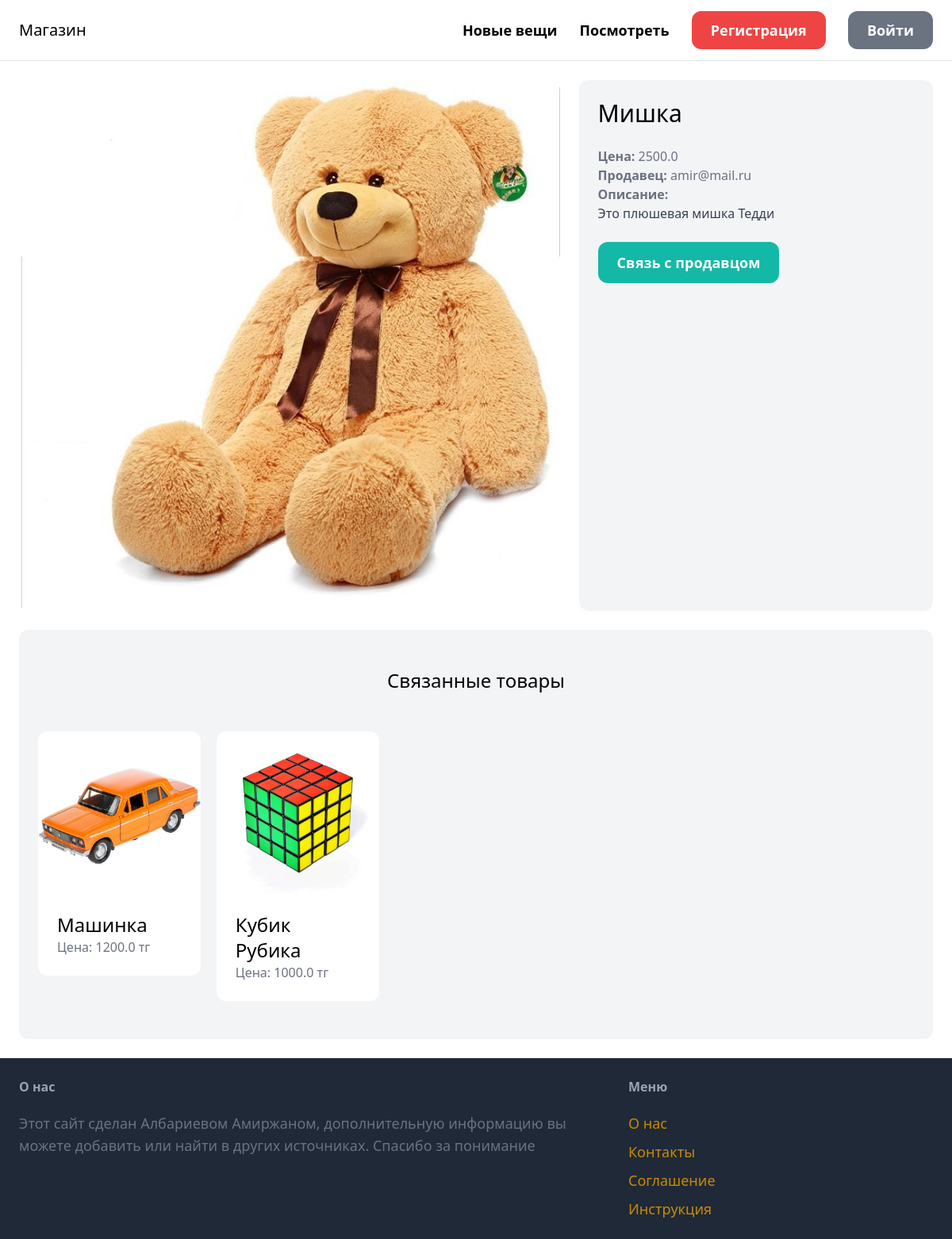
Page /items/1/ on the committed database.
### item/models.py (models this page shows, shortened)
class Item(models.Model):
    category = models.ForeignKey(Category, related_name='item', on_delete=models.CASCADE)
    name = models.CharField(max_length=255)
    description = models.TextField(blank=True,null=True)
    price = models.FloatField()
    image = models.ImageField(upload_to='item_images', blank=True, null=True)
    is_sold = models.BooleanField(default=False)
    created_by = models.ForeignKey(User, related_name='items', on_delete=models.CASCADE)
    created_at = models.DateTimeField(auto_now_add=True)

### item/views.py (the view)
# urls.py: path('<int:pk>/',views.detail,name='detail'),
def detail(request, pk):
    item = get_object_or_404(Item, pk=pk)
    related_items=Item.objects.filter(category= item.category, is_sold=False).exclude(pk=pk)[0:3]
    return render(request, 'item/detail.html', {
        'item': item,
        'related_items': related_items,
    })

### item/templates/item/detail.html (shortened to what this page needs)
{% extends 'core/base.html' %}
{% block content %}
<div class="grid grid-cols-5 gap-6">
    <div class="col-span-3">
        <img src="{{ item.image.url }}" class="rounded-xl">
    </div>
    <div class="col-span-2 p-6 bg-gray-100 rounded-xl">
        <h1 class="mb-6 text-3xl">{{ item.name }}</h1>
        <p class="text-gray-500"><strong>Цена: </strong>{{ item.price }}</p>
        <p class="text-gray-500"><strong>Продавец: </strong>{{ item.created_by.username }}</p>
        {% if item.description %}
            <p class="text-gray-700">
                <strong class="text-gray-500">Описание:</strong><br>
                {{ item.description }}
            </p>
        {% endif %}
        {% if request.user == item.created_by %}
            <div class="mt-6 p-6 bg-white rounded-xl">
                <p>Это твой товар!</p>
                <a href="{% url 'item:edit' item.id %}" class="inline-block mt-6 px-6 py-3 text-lg font-semibold bg-teal-500 text-white rounded-xl">Изменить</a>
                <a href="{% url 'item:delete' item.id %}" class="inline-block mt-6 px-6 py-3 text-lg font-semibold bg-red-500 text-white rounded-xl">Удалить</a>
            </div>
        {% else %}
            <a href="#" class="inline-block mt-6 px-6 py-3 text-lg font-semibold bg-teal-500 text-white rounded-xl hover:bg-teal-700">Связь с продавцом</a>
        {% endif %}
    </div>
</div>
<div class="mt-6 px-6 py-12 bg-gray-100 rounded-xl">
    <h2 class="mb-12 text-2xl text-center">Связанные товары</h2>
    <div class="grid grid-cols-5 gap-5">
        {%for item in related_items %}
            <div>
                <a href="{%url 'item:detail' item.id %}">
                    <div>
                        <img src="{{item.image.url}}" class="rounded-t-xl">
                    </div>
                    <div class="p-6 bg-white rounded-b-xl">
                        <h2 class="text-2xl">{{item.name}}
                        </h2>
                        <p class="text-gray-500">Цена: {{item.price}} тг</p>
                    </div>
                </a>
            </div>
        {%endfor%}
    </div>
</div>
{% endblock %}

### rows in the picture
Item: image (picture), name "Мишка", price "2500.0", created_by.username "amir@mail.ru", description "Это плюшевая мишка Тедди"
Item: image (picture), name "Машинка", price "1200.0"
Item: image (picture), name "Кубик Рубика", price "1000.0"
